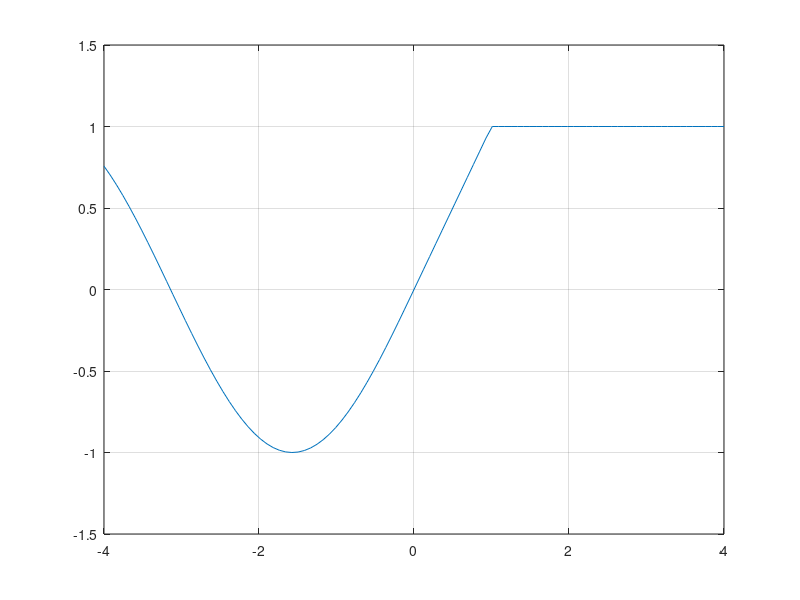

Write MATLAB code to recreate this figure.
%program test1
clear; close
x = linspace(-4,4);
y = ones(size(x));
k = (x < 0);
y(k) = sin(x(k));
k = (0 < x & x <=1);
y(k) = x(k);
plot(x,y);
ylim([-1.5 1.5]);
grid